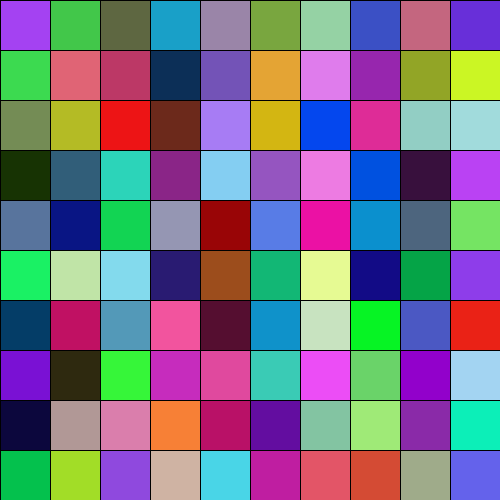
Frame 1 (no input)
Frame 60 (the mouse pressed at the canvas centre just before this capture): identical to frame 1, image omitted
Frame 120 (the mouse held since frame 60 and released just before this capture): identical to frame 1, image omitted

The Processing sketch that drew this single still picture (run headless with seeded random() and noise(); from frame 60 on, the mouse is pressed at the canvas centre):

// Processing sketch: ejer3GrillaAlternaColor2
// ── ejer3GrillaAlternaColor2.pde
int cant = 10;
int tam;
color [][] relleno;
void setup() {
  size(500, 500);
  tam = width/cant;
  relleno = new color[cant][cant];
  for (int i=0; i<cant; i++) {
    for (int j=0; j<cant; j++) {
      relleno[i][j] = color(random(0, 255), random(0, 255), random(0, 255));
    }
  }
}
void draw() {
  for (int i=0; i<cant; i++) {
    for (int j=0; j<cant; j++) {
      if (estoySobreCelda(i, j, tam, tam)) { // aplicamos la función
        //if (mouseX>i*tam && mouseX<i*tam+tam && mouseY>j*tam && mouseY<j*tam+tam) {
        relleno[i][j]= color(0);
      }
      fill(relleno[i][j]);
      rect(i*tam, j*tam, tam, tam);
    }
  }
}
boolean estoySobreCelda(int x, int y, int ancho, int alto) {
  if (mouseX>x*ancho && mouseX<x*ancho+ancho && mouseY>y*alto && mouseY<y*alto+alto) {
    return true;
  } else {
    return false;
  }
}
